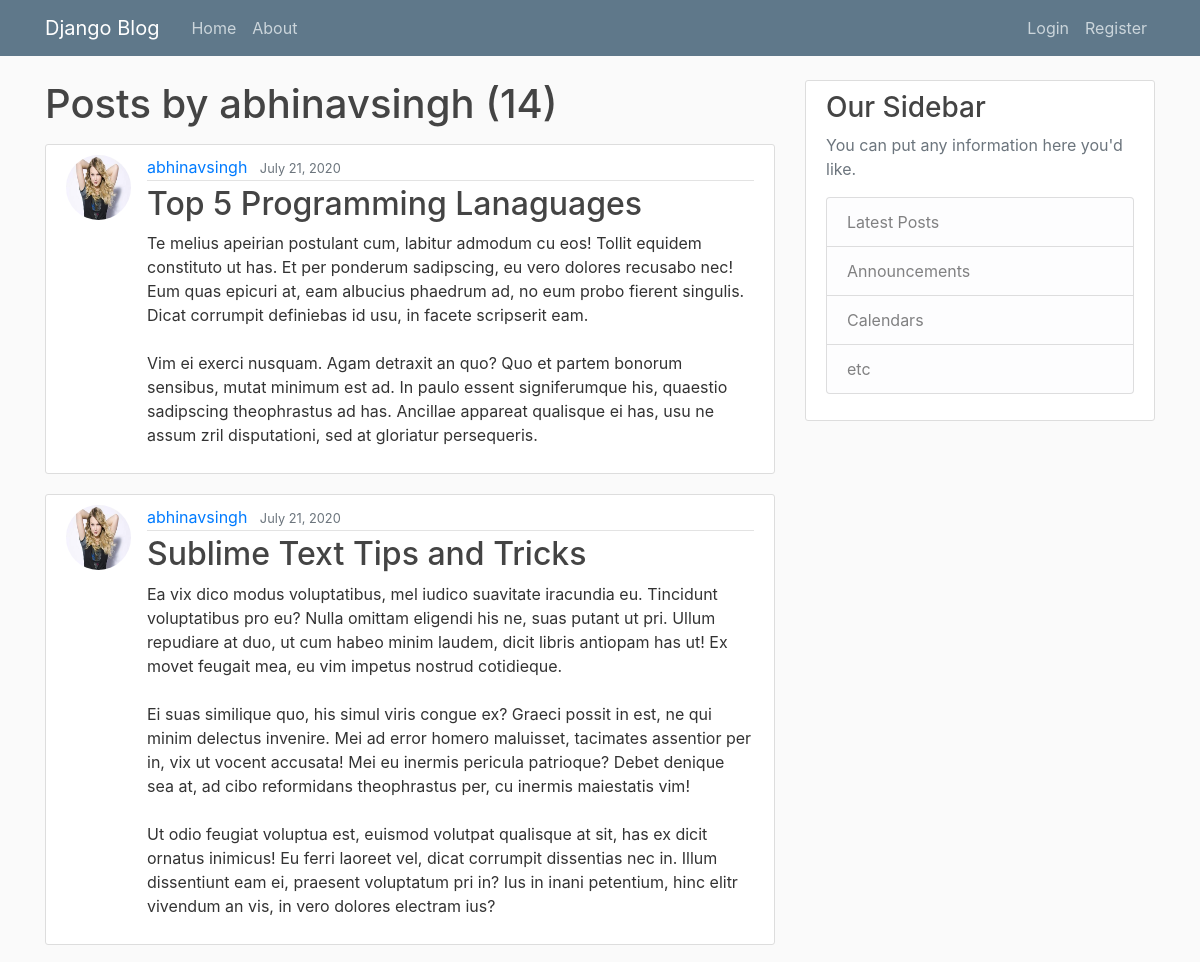
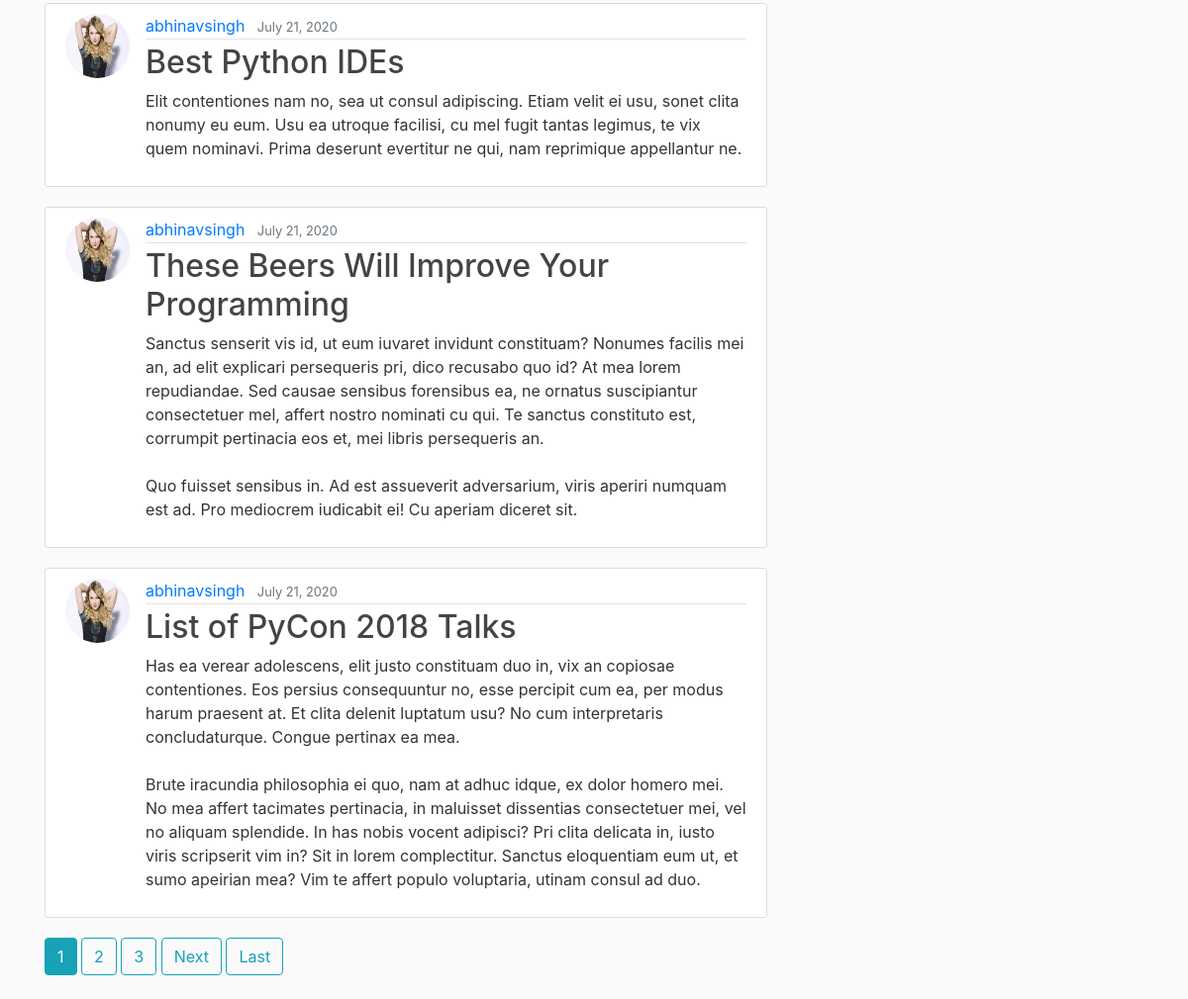
The app's page /user/abhinavsingh with its own data (2 pictures, top to bottom).
### blog/models.py (models this page shows, shortened)
class Post(models.Model):
	title = models.CharField(max_length=100)
	content = models.TextField()
	date_posted = models.DateField(default=timezone.now)
	author = models.ForeignKey(User, on_delete=models.CASCADE)

### users/models.py (models this page shows, shortened)
class Profile(models.Model):
	 user = models.OneToOneField(User, on_delete=models.CASCADE)
	 image = models.ImageField(default='default.jpg', upload_to='profile_pics')

### blog/views.py (the view)
# urls.py: path('user/<str:username>', UserPostListView.as_view(),name='user-posts'),
class UserPostListView(ListView):
	model = Post
	template_name  = 'blog/user_posts.html'
	context_object_name = 'posts'
	paginate_by = 5
	def get_queryset(self):
		user = get_object_or_404(User, username=self.kwargs.get('username'))
		return Post.objects.filter(author=user).order_by('-date_posted')

### blog/templates/blog/user_posts.html (shortened to what this page needs)
{% extends "blog/base.html" %}
{% block content %}
  <h1 class="mb-3">Posts by {{ view.kwargs.username }} ({{ page_obj.paginator.count }})</h1>
	{% for post in posts %}
		<article class="media content-section">
			<img class='rounded-circle article-img' src="{{ post.author.profile.image.url }}">
		  <div class="media-body">
		    <div class="article-metadata">
		      <a class="mr-2" href="{% url 'user-posts' post.author.username %}">{{ post.author }}</a>
		      <small class="text-muted">{{ post.date_posted|date:"F d, Y" }}</small>
		    </div>
		    <h2><a class="article-title" href="{% url 'post-detail' post.id %}">{{ post.title }}</a></h2>
		    <p class="article-content">{{ post.content }}</p>
		  </div>
		</article>
	{% endfor %}
	{% if is_paginated %}
      {% for num in page_obj.paginator.page_range %}
        {% if page_obj.number == num %}
          <a class="btn btn-info mb-4" href="?page={{ num }}">{{ num }}</a>
        {% elif num > page_obj.number|add:'-3' and num < page_obj.number|add:'3' %}
          <a class="btn btn-outline-info mb-4" href="?page={{ num }}">{{ num }}</a>
        {% endif %}
      {% endfor %}
      {% if page_obj.has_next %}
        <a class="btn btn-outline-info mb-4" href="?page={{ page_obj.next_page_number }}">Next</a>
        <a class="btn btn-outline-info mb-4" href="?page={{ page_obj.paginator.num_pages }}">Last</a>
      {% endif %}
    {% endif %}
{% endblock content %}

### blog/static/blog/main.css (style rules this page uses)
body { background: #fafafa; color: #333333; margin-top: 5rem; }
h1, h2, h3, h4, h5, h6 { color: #444444; }
.content-section { background: #ffffff; padding: 10px 20px; border: 1px solid #dddddd; border-radius: 3px; margin-bottom: 20px; }
.article-title { color: #444444; }
.article-content { white-space: pre-line; }
.article-img { height: 65px; width: 65px; margin-right: 16px; }
.article-metadata { padding-bottom: 1px; margin-bottom: 4px; border-bottom: 1px solid #e3e3e3 }

### records on screen
Post: author.profile.image (picture), author "abhinavsingh", date_posted "July 21, 2020", title "Top 5 Programming Lanaguages", content "Te melius apeirian postulant cum, labitur admodum cu eos! Tollit equidem constituto ut has. Et per ponderum sadipscing, eu vero dolores recusabo nec! Eum quas epicuri at, eam albucius phaedrum ad, no eum probo fierent singulis. Dicat corrumpit definiebas id usu, in facete scripserit eam. Vim ei exerci nusquam. Agam detraxit an quo? Quo et partem bonorum sensibus, mutat minimum est ad. In paulo essent signiferumque his, quaestio sadipscing theophrastus ad has. Ancillae appareat qualisque ei has, usu ne assum zril disputationi, sed at gloriatur persequeris."
Post: author.profile.image (picture), author "abhinavsingh", date_posted "July 21, 2020", title "Sublime Text Tips and Tricks", content "Ea vix dico modus voluptatibus, mel iudico suavitate iracundia eu. Tincidunt voluptatibus pro eu? Nulla omittam eligendi his ne, suas putant ut pri. Ullum repudiare at duo, ut cum habeo minim laudem, dicit libris antiopam has ut! Ex movet feugait mea, eu vim impetus nostrud cotidieque. Ei suas similique quo, his simul viris congue ex? Graeci possit in est, ne qui minim delectus invenire. Mei ad error homero maluisset, tacimates assentior per in, vix ut vocent accusata! Mei eu inermis pericula patrioque? Debet denique sea at, ad cibo reformidans theophrastus per, cu inermis maiestatis vim! Ut odio feugiat voluptua est, euismod volutpat qualisque at sit, has ex dicit ornatus inimicus! Eu…"
Post: author.profile.image (picture), author "abhinavsingh", date_posted "July 21, 2020", title "Best Python IDEs", content "Elit contentiones nam no, sea ut consul adipiscing. Etiam velit ei usu, sonet clita nonumy eu eum. Usu ea utroque facilisi, cu mel fugit tantas legimus, te vix quem nominavi. Prima deserunt evertitur ne qui, nam reprimique appellantur ne."
Post: author.profile.image (picture), author "abhinavsingh", date_posted "July 21, 2020", title "These Beers Will Improve Your Programming", content "Sanctus senserit vis id, ut eum iuvaret invidunt constituam? Nonumes facilis mei an, ad elit explicari persequeris pri, dico recusabo quo id? At mea lorem repudiandae. Sed causae sensibus forensibus ea, ne ornatus suscipiantur consectetuer mel, affert nostro nominati cu qui. Te sanctus constituto est, corrumpit pertinacia eos et, mei libris persequeris an. Quo fuisset sensibus in. Ad est assueverit adversarium, viris aperiri numquam est ad. Pro mediocrem iudicabit ei! Cu aperiam diceret sit."
Post: author.profile.image (picture), author "abhinavsingh", date_posted "July 21, 2020", title "List of PyCon 2018 Talks", content "Has ea verear adolescens, elit justo constituam duo in, vix an copiosae contentiones. Eos persius consequuntur no, esse percipit cum ea, per modus harum praesent at. Et clita delenit luptatum usu? No cum interpretaris concludaturque. Congue pertinax ea mea. Brute iracundia philosophia ei quo, nam at adhuc idque, ex dolor homero mei. No mea affert tacimates pertinacia, in maluisset dissentias consectetuer mei, vel no aliquam splendide. In has nobis vocent adipisci? Pri clita delicata in, iusto viris scripserit vim in? Sit in lorem complectitur. Sanctus eloquentiam eum ut, et sumo apeirian mea? Vim te affert populo voluptaria, utinam consul ad duo."

### other values on screen
{{ view.kwargs.username }} "abhinavsingh"
{{ page_obj.paginator.count }} "14"
{{ num }} "1"
{{ num }} "2" "3"
